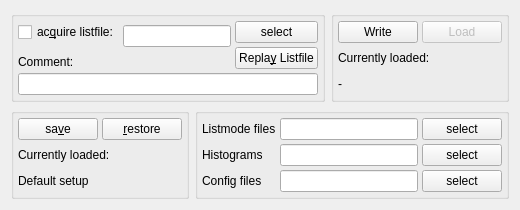
       <widget class="QWidget" name="TabPage3">
        <attribute name="title">
         <string>Fi&amp;les</string>
        </attribute>
        <layout class="QGridLayout" name="gridLayout_25">
         <item row="0" column="0" colspan="2">
          <widget class="QGroupBox" name="groupBox79">
           <layout class="QGridLayout" name="gridLayout_21">
            <property name="leftMargin">
             <number>4</number>
            </property>
            <property name="topMargin">
             <number>4</number>
            </property>
            <property name="rightMargin">
             <number>4</number>
            </property>
            <property name="bottomMargin">
             <number>4</number>
            </property>
            <property name="spacing">
             <number>4</number>
            </property>
            <item row="0" column="0">
             <widget class="QCheckBox" name="acqListfile">
              <property name="text">
               <string>ac&amp;quire listfile:</string>
              </property>
              <property name="shortcut">
               <string>Alt+Q</string>
              </property>
             </widget>
            </item>
            <item row="0" column="1" rowspan="2">
             <widget class="QLineEdit" name="listFilename"/>
            </item>
            <item row="0" column="2">
             <widget class="QPushButton" name="selectButton">
              <property name="text">
               <string>select</string>
              </property>
             </widget>
            </item>
            <item row="1" column="2" rowspan="2">
             <widget class="QPushButton" name="replayButton">
              <property name="text">
               <string>Repla&amp;y Listfile</string>
              </property>
              <property name="shortcut">
               <string>Alt+Y</string>
              </property>
             </widget>
            </item>
            <item row="2" column="0">
             <widget class="QLabel" name="textLabel2_2_3">
              <property name="toolTip">
               <string>comment will be written to listfile header</string>
              </property>
              <property name="text">
               <string>Comment:</string>
              </property>
              <property name="wordWrap">
               <bool>false</bool>
              </property>
             </widget>
            </item>
            <item row="3" column="0" colspan="3">
             <widget class="QLineEdit" name="listfileComment">
              <property name="toolTip">
               <string>Comment will be written to listfile header</string>
              </property>
             </widget>
            </item>
           </layout>
          </widget>
         </item>
         <item row="0" column="2">
          <widget class="QGroupBox" name="groupBox36">
           <layout class="QGridLayout" name="gridLayout_22">
            <property name="leftMargin">
             <number>4</number>
            </property>
            <property name="topMargin">
             <number>4</number>
            </property>
            <property name="rightMargin">
             <number>4</number>
            </property>
            <property name="bottomMargin">
             <number>4</number>
            </property>
            <property name="spacing">
             <number>4</number>
            </property>
            <item row="0" column="0">
             <widget class="QPushButton" name="writeHistButton">
              <property name="enabled">
               <bool>true</bool>
              </property>
              <property name="text">
               <string>Write</string>
              </property>
              <property name="shortcut">
               <string/>
              </property>
             </widget>
            </item>
            <item row="0" column="1">
             <widget class="QPushButton" name="LoadhistButton">
              <property name="enabled">
               <bool>false</bool>
              </property>
              <property name="text">
               <string>Load</string>
              </property>
              <property name="shortcut">
               <string/>
              </property>
             </widget>
            </item>
            <item row="1" column="0" colspan="2">
             <widget class="QLabel" name="textLabel2_2_2">
              <property name="text">
               <string>Currently loaded:</string>
              </property>
              <property name="wordWrap">
               <bool>false</bool>
              </property>
             </widget>
            </item>
            <item row="2" column="0">
             <widget class="QLabel" name="histfilename">
              <property name="text">
               <string>-</string>
              </property>
              <property name="wordWrap">
               <bool>false</bool>
              </property>
             </widget>
            </item>
           </layout>
          </widget>
         </item>
         <item row="1" column="0">
          <widget class="QGroupBox" name="groupBox79_2">
           <layout class="QGridLayout" name="gridLayout_23">
            <property name="leftMargin">
             <number>4</number>
            </property>
            <property name="topMargin">
             <number>4</number>
            </property>
            <property name="rightMargin">
             <number>4</number>
            </property>
            <property name="bottomMargin">
             <number>4</number>
            </property>
            <property name="spacing">
             <number>4</number>
            </property>
            <item row="0" column="0">
             <widget class="QPushButton" name="saveSetupButton">
              <property name="text">
               <string>sa&amp;ve</string>
              </property>
              <property name="shortcut">
               <string>Alt+V</string>
              </property>
             </widget>
            </item>
            <item row="0" column="1">
             <widget class="QPushButton" name="restoreSetupButton">
              <property name="text">
               <string>&amp;restore</string>
              </property>
              <property name="shortcut">
               <string>Alt+R</string>
              </property>
             </widget>
            </item>
            <item row="1" column="0" colspan="2">
             <widget class="QLabel" name="textLabel2_2">
              <property name="text">
               <string>Currently loaded:</string>
              </property>
              <property name="wordWrap">
               <bool>false</bool>
              </property>
             </widget>
            </item>
            <item row="2" column="0" colspan="2">
             <widget class="QLabel" name="configfilename">
              <property name="text">
               <string>Default setup</string>
              </property>
              <property name="wordWrap">
               <bool>false</bool>
              </property>
             </widget>
            </item>
           </layout>
          </widget>
         </item>
         <item row="1" column="1" colspan="2">
          <widget class="QGroupBox" name="groupBox35_2">
           <layout class="QGridLayout" name="gridLayout_24">
            <property name="leftMargin">
             <number>4</number>
            </property>
            <property name="topMargin">
             <number>4</number>
            </property>
            <property name="rightMargin">
             <number>4</number>
            </property>
            <property name="bottomMargin">
             <number>4</number>
            </property>
            <property name="spacing">
             <number>4</number>
            </property>
            <item row="0" column="0">
             <widget class="QLabel" name="textLabel1_9">
              <property name="text">
               <string>Listmode files</string>
              </property>
              <property name="wordWrap">
               <bool>false</bool>
              </property>
             </widget>
            </item>
            <item row="0" column="1">
             <widget class="QLineEdit" name="listfilepath"/>
            </item>
            <item row="0" column="2">
             <widget class="QPushButton" name="selectListpath">
              <property name="text">
               <string>select</string>
              </property>
             </widget>
            </item>
            <item row="1" column="0">
             <widget class="QLabel" name="textLabel1_9_2">
              <property name="text">
               <string>Histograms</string>
              </property>
              <property name="wordWrap">
               <bool>false</bool>
              </property>
             </widget>
            </item>
            <item row="1" column="1">
             <widget class="QLineEdit" name="histfilepath"/>
            </item>
            <item row="1" column="2">
             <widget class="QPushButton" name="selectHistpath">
              <property name="text">
               <string>select</string>
              </property>
             </widget>
            </item>
            <item row="2" column="0">
             <widget class="QLabel" name="textLabel1_9_3">
              <property name="text">
               <string>Config files</string>
              </property>
              <property name="wordWrap">
               <bool>false</bool>
              </property>
             </widget>
            </item>
            <item row="2" column="1">
             <widget class="QLineEdit" name="configfilepath"/>
            </item>
            <item row="2" column="2">
             <widget class="QPushButton" name="selectConfigpath">
              <property name="text">
               <string>select</string>
              </property>
             </widget>
            </item>
           </layout>
          </widget>
         </item>
        </layout>
       </widget>
